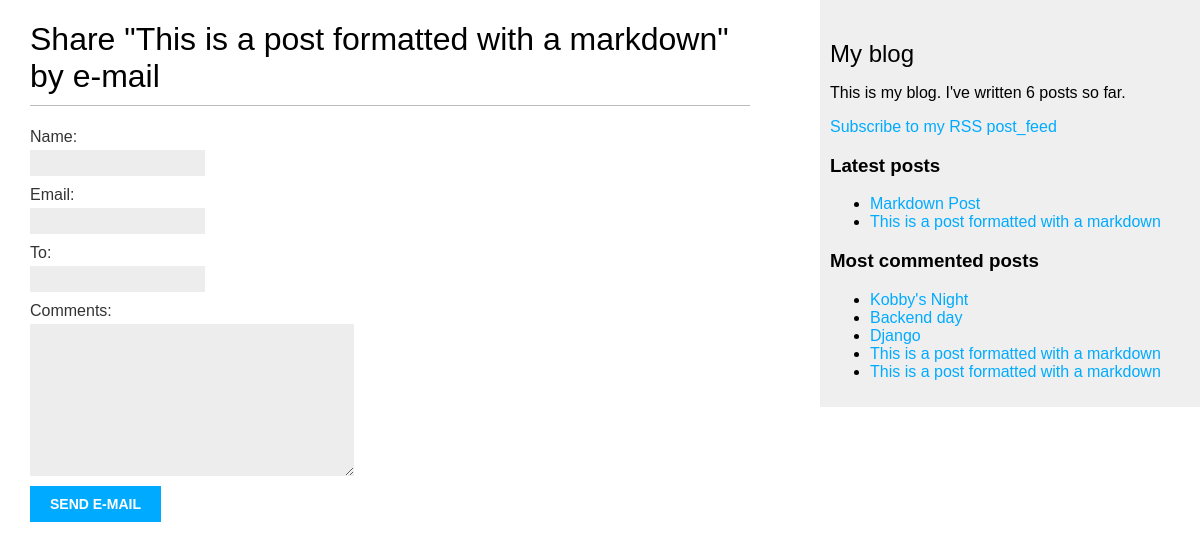
/blog/11/share/, run on the app's committed database.
### blog/models.py (models this page shows, shortened)
class Post(models.Model):
    class Status(models.TextChoices):
        DRAFT = 'DF', 'Draft'
        PUBLISHED = 'PB', 'Published'
    author = models.ForeignKey(get_user_model(), on_delete=models.CASCADE,
                               related_name = 'blog_posts')
    title = models.CharField(max_length=250)
    slug = models.SlugField(max_length=250,unique_for_date='publish')
    body = models.TextField()
    publish = models.DateTimeField(default = timezone.now)
    created = models.DateTimeField(auto_now_add=True)
    updated = models.DateTimeField(auto_now=True)
    status = models.CharField(max_length=2,choices=Status.choices,
                              default=Status.DRAFT)
    objects = models.Manager()
    published = PublishedManager()
    tags = TaggableManager()
    class Meta:
        ordering = ['-publish']
        indexes = [models.Index(fields=['-publish']),]
    def get_absolute_url(self):
        return reverse('blog:post_detail',
                       args=[self.publish.year, self.publish.month,self.publish.day,self.slug])

### blog/views.py (the view)
# urls.py: path('<int:post_id>/share/',views.post_share,name='post_share'),
def post_share(request,post_id):
    post = get_object_or_404(Post,id=post_id, status=Post.Status.PUBLISHED)
    sent = False
    if request.method == "POST":
        form = EmailForm(request.POST)
        if form.is_valid():
            cd = form.cleaned_data
        post_url = request.build_absolute_uri(
            post.get_absolute_url())
        subject = f"{cd['name']} recommends you read {post.title}"
        message = f"Read {post.title } at {post_url}\n\n {cd['name']}\'s comments: {cd['comments']}"
        send_mail(subject, message, 'ehanson787@gmail.com',[cd['to']])
        sent = True
    else:
        form = EmailForm()
    return render(request,'blog/email.html',{'post':post,'form':form, 'sent':sent})

### blog/forms.py
class EmailForm(forms.Form):
    name = forms.CharField(max_length=25)
    email = forms.EmailField()
    to = forms.EmailField()
    comments = forms.CharField(required=False, widget=forms.Textarea)

### blog/models.py (called while the page is built)
    def get_queryset(self):
        return super().get_queryset().filter(status=Post.Status.PUBLISHED)

### blog/templatetags/blog_tags.py (called while the page is built)
@register.simple_tag
def total_posts():
    return Post.published.count()

@register.inclusion_tag('blog/latest.html')
def show_latest_posts(count=5):
    latest_posts = Post.published.order_by('-publish')[:count]
    return {'latest_posts': latest_posts}

@register.simple_tag
def get_most_commented_posts(count=5):
    return Post.published.annotate(
        total_comments=Count('comments')
    ).order_by('-total_comments')[:count]

### templates/blog/email.html (shortened to what this page needs)
{% extends "base.html" %}
{% block content %}
 {% if sent %}
 <h1>E-mail successfully sent</h1>
 <p>
 "{{ post.title }}" was successfully sent to {{ form.cleaned_data.to }}.
 </p>
 {% else %}
 <h1>Share "{{ post.title }}" by e-mail</h1>
 <form method="post">
 {{ form.as_p }}
 <input type="submit" value="Send e-mail">
 </form>
 {% endif %}
{% endblock %}

### templates/base.html (shortened to what this page needs)
{% load blog_tags %}
{% load static %}
<!DOCTYPE html>
<html>
<head>
 <link href="{% static "css/blog.css" %}" rel="stylesheet">
</head>
<body>
 <div id="content">
 {% block content %}
 {% endblock %}
 </div>
 <div id="sidebar">
 <h2>My blog</h2>
 <p>
 This is my blog.
 I've written {% total_posts %} posts so far.
 </p>
 <p>
    <a href="{% url "blog:post_feed" %}">
        Subscribe to my RSS post_feed
    </a>
</p>
 <h3>Latest posts</h3>
 {% show_latest_posts 2%}
 <h3>Most commented posts</h3>
 {% get_most_commented_posts as most_commented_posts %}
 <ul>
 {% for post in most_commented_posts %}
 <li>
 <a href="{{ post.get_absolute_url }}">{{ post.title }}</a>
 </li>
 {% endfor %}
 </ul>
 </div>
</body>
</html>

### templates/blog/latest.html
<ul>
    {% for post in latest_posts %}
    <li>
    <a href="{{ post.get_absolute_url }}">{{ post.title }}</a>
    </li>
    {% endfor %}
   </ul>

### static/css/blog.css (style rules this page uses)
body { margin:0; padding:0; font-family:helvetica, sans-serif; }
a { color:#00abff; text-decoration:none; }
h1 { font-weight:normal; border-bottom:1px solid #bbb; padding:0 0 10px 0; }
h2 { font-weight:normal; margin:30px 0 0; }
#content { float:left; width:60%; padding:0 0 0 30px; }
#sidebar { float:right; width:30%; padding:10px; background:#efefef; height:100%; }
label { float:left; clear:both; color:#333; margin-bottom:4px; }
input, textarea { clear:both; float:left; margin:0 0 10px; background:#ededed; border:0; padding:6px 10px; font-size:12px; }
input[type=submit] { font-weight:bold; background:#00abff; color:#fff; padding:10px 20px; font-size:14px; text-transform:uppercase; }

### data on the page
Post: title "This is a post formatted with a markdown"
Post: title "Markdown Post"
Post: title "This is a post formatted with a markdown"
Post: title "Kobby's Night"
Post: title "Backend day"
Post: title "Django"
